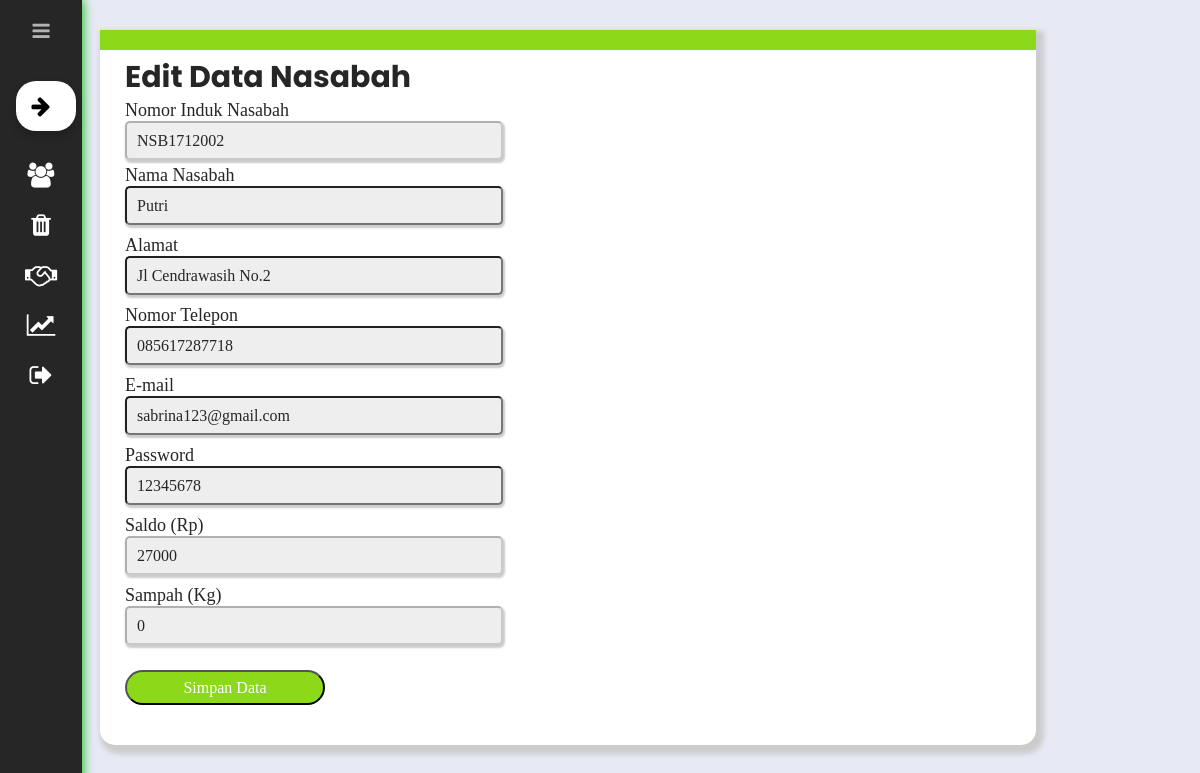
The app's page /view/dashboard.php?page=edit-nasabah-id&id=NSB1712002 (signed in) with its own data.
### tables this page shows
CREATE TABLE `nasabah` (
  `nin` varchar(10) NOT NULL,
  `nama` varchar(20) NOT NULL,
  `rt` int(1) NOT NULL,
  `alamat` varchar(30) NOT NULL,
  `telepon` varchar(12) NOT NULL,
  `email` varchar(50) NOT NULL,
  `password` varchar(20) NOT NULL,
  `saldo` int(8) DEFAULT NULL,
  `sampah` int(4) DEFAULT NULL
);

### system/models/nasabah/edit-nasabah-id.php (the view, shortened to what this page needs)
<?php
  require_once("../system/config/koneksi.php");
?>
<html>
<head>
</head>
<body>
     <h2 style="font-size: 30px; color: #262626;">Edit Data Nasabah</h2>
     <?php if(isset($_GET['id'])){$id=$_GET['id']; ?>
     <?php
        $cek = mysqli_query($conn, "SELECT * FROM nasabah WHERE nin='".$_GET['id']."'");
        $row = mysqli_fetch_array($cek);
      ?>
          <form action="" method="post">
          <label class="text-left">Nomor Induk Nasabah</label>
          <input type="text" name="nin" disabled="disabled" value="<?php echo $_GET['id']; ?>" />
         <div class="form-group">
          <label class="">Nama Nasabah</label>
          <input type="text" name="nama" value="<?php echo $row['nama'] ?> "/>
         </div>
         <div class="form-group">
          <label class="">Alamat</label>
          <input type="text" name="alamat" value="<?php echo $row['alamat'] ?>" required/>
         </div>
         <div class="form-group">
          <label class="">Nomor Telepon</label>
          <input type="text" name="telepon" value="<?php echo $row['telepon'] ?>" required/>
         </div>
         <div class="form-group">
          <label class="">E-mail</label>
          <input type="text" name="username" value="<?php echo $row['email'] ?>" required/>
         </div>
         <div class="form-group">
          <label class="">Password</label>
          <input type="text" name="password" value="<?php echo $row['password'] ?>" required/>
         </div>
         <div class="form-group">
          <label class="">Saldo (Rp)</label>
          <input type="text" disabled="disabled" name="saldo" value="<?php echo $row['saldo'] ?>"/>
         </div>
         <div class="form-group">
          <label class="">Sampah (Kg)</label>
          <input type="text" disabled="disabled" name="saldo" value="<?php echo $row['sampah'] ?>"/>
         </div>
         <input class="button" onclick="alert('Berhasil Mengubah data nasabah!')" type="submit" name="simpan" value="Simpan Data" />
         </form>
<?php } ?>
</body>
</html>

### asset/internal/css/styleDashboard.css (style rules this page uses)
* { font-family: "Poppins", sans-serif; margin: 0; padding: 0; }
body { position: relative; min-height: 100vh; width: 100%; background: #e7e9f5; }
:root { --bg-primary: #262626; --btn-primary: #abfc35; --btn-secondary: #9be729; --bg-default: #ffffff; }

### system/models/nasabah/edit-nasabah-id.php (style rules this page uses)
label { font-family: Montserrat; font-size: 18px; display: block; color: #262626; }
input[type=text], input[type=password] { border-radius: 5px; width: 40%; height: 35px; background: #eee; padding: 0 10px; box-shadow: 1px 2px 2px 1px #ccc; color: #262626; }
input[type=submit] { height: 35px; width: 200px; background: #8cd91a; border-radius: 20px; color: #fff; margin-top: 20px; cursor: pointer; }
input { font-family: Montserrat; font-size: 16px; }
.form-group { padding: 5px 0; }

### records on screen
nasabah: nama "Putri", alamat "Jl Cendrawasih No.2", telepon "085617287718", username "sabrina123@gmail.com", password "12345678", saldo "27000", saldo "0"
